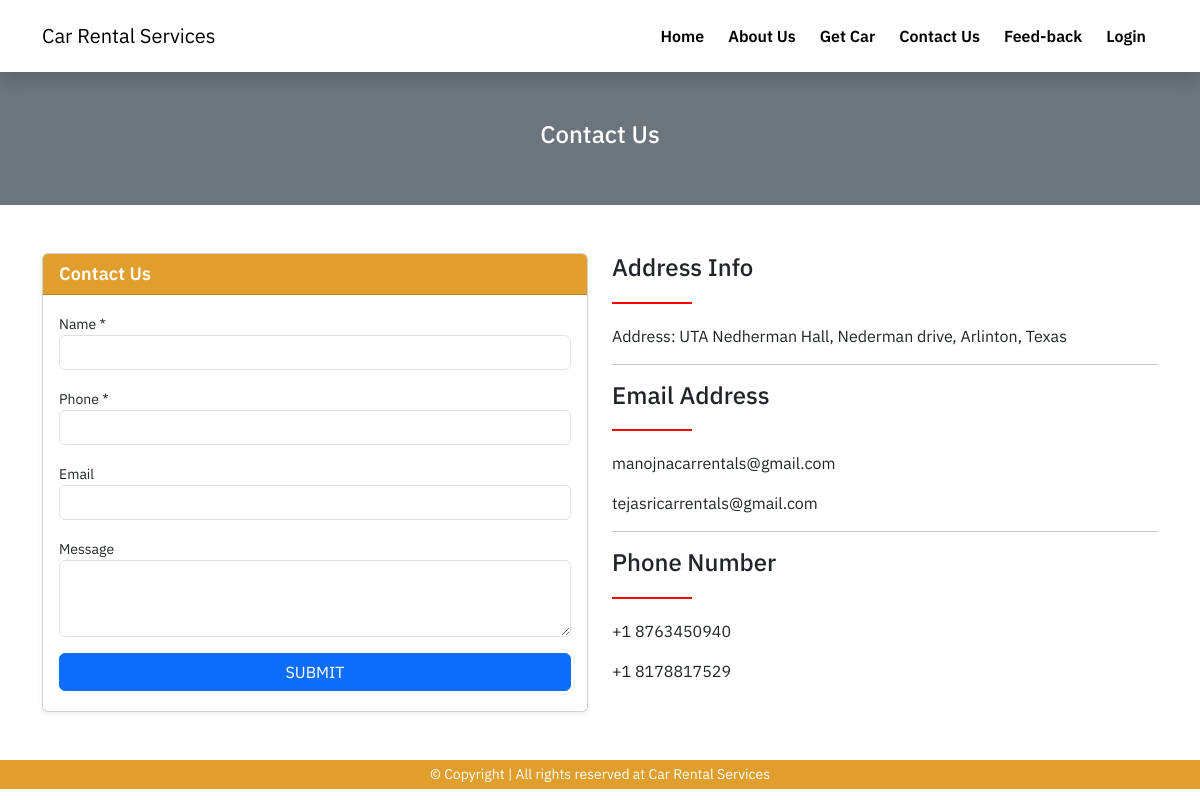
The page /contact-us.php on the database its author committed.
### tables this page shows
CREATE TABLE `web_settings` (
  `id` int(11) UNSIGNED NOT NULL,
  `title` varchar(255) NOT NULL,
  `url` varchar(255) DEFAULT NULL,
  `description` varchar(1000) DEFAULT NULL,
  `logo` varchar(100) DEFAULT NULL,
  `address` varchar(500) DEFAULT NULL,
  `email1` varchar(100) DEFAULT NULL,
  `email2` varchar(100) DEFAULT NULL,
  `phone1` varchar(15) DEFAULT NULL,
  `phone2` varchar(15) DEFAULT NULL
);

### config/function.php (called while the page is built, shortened)
<?php
require 'dbcon.php';
function getById($tableName, $id){
    global $conn;
    $table = mysqli_real_escape_string($conn, $tableName);
    $id = mysqli_real_escape_string($conn, $id);
    $query = "SELECT * FROM $table WHERE id='$id' LIMIT 1";
    $result = mysqli_query($conn, $query);
    if($result){
        if(mysqli_num_rows($result) == 1){
            $row = mysqli_fetch_array($result, MYSQLI_ASSOC);
            $response = [
                'status' => 200,
                'data' => $row
            ];
            return $response;
        }else{
            $response = [
                'status' => 404,
                'message' => 'No Data Found'
            ];
            return $response;
        }
    }else{
        $response = [
            'status' => 500,
            'message' => 'Something Went Wrong!'
        ];
        return $response;
    }
}
function webSetting($string){
    $setting = getById('web_settings',1);
    if($setting['status'] == 200){
        return $setting['data'][$string];
    }
}
?>

### contact-us.php (the view, shortened to what this page needs)
<?php include('includes/header.php'); ?>
<div class="py-5 bg-secondary">
    <div class="container text-center">
        <h4 class="text-white">Contact Us</h4>
    </div>
</div>
<div class="py-5">
    <div class="container">
        <div class="row">
            <div class="col-md-6">
                <div class="card shadow-sm">
                    <div class="card-header bg-web">
                        <h4 class="title1 mb-0 text-white">Contact Us</h4>
                    </div>
                    <div class="card-body">
                        <form action="#" method="POST">
                            <div class="mb-3">
                                <label>Name *</label>
                                <input type="text" name="name" required class="form-control" />
                            </div>
                            <div class="mb-3">
                                <label>Phone *</label>
                                <input type="text" name="phone" required class="form-control" />
                            </div>
                            <div class="mb-3">
                                <label>Email</label>
                                <input type="text" name="email" class="form-control" />
                            </div>
                            <div class="mb-3">
                                <label>  Message</label>
                                <textarea name="comment" class="form-control" rows="3"></textarea>
                            </div>
                            <div class="mb-1">
                                <button type="sumbit" name="enquiryBtn" class="btn btn-primary w-100">SUBMIT</button>
                            </div>
                        </form>
                    </div>
                </div>
            </div>
            <div class="col-md-6">
                <h4>Address Info</h4>
                <div class="underline"></div>
                <p>Address: <?= webSetting('address'); ?></p>
                <hr>
                <h4>Email Address</h4>
                <div class="underline"></div>
                <p><?= webSetting('email1'); ?></p>
                <p><?= webSetting('email2'); ?></p>
                <hr>
                <h4>Phone Number</h4>
                <div class="underline"></div>
                <p><?= webSetting('phone1'); ?></p>
                <p><?= webSetting('phone2') ?? '-'; ?></p>
            </div>
        </div>
    </div>
</div>
<?php include('includes/footer.php'); ?>

### includes/navbar.php (shortened to what this page needs)
<div class="shadow sticky-top">
    <nav class="navbar navbar-expand-lg bg-white">
        <div class="container">
            <a class="navbar-brand" href="index.php">
                <?= webSetting('title'); ?>
            </a>
            <div class="collapse navbar-collapse" id="navbarSupportedContent">
                <ul class="navbar-nav ms-auto mb-2 mb-lg-0">
                    <li class="nav-item">
                        <a class="nav-link active" href="index.php">Home</a>
                    </li>
                    <li class="nav-item">
                        <a class="nav-link" href="about-us.php">About Us</a>
                    </li>
                    <li class="nav-item">
                        <a class="nav-link" href="cars.php">Get Car</a>
                    </li>
                    <li class="nav-item">
                        <a class="nav-link" href="contact-us.php">Contact Us</a>
                    </li>
                    <li class="nav-item">
                        <a class="nav-link" href="feed-back.php">Feed-back</a>
                    </li>
                    <?php
                        if(isset($_SESSION['loggedIn'])){
                            ?>
                            <li class="nav-item dropdown my-auto">
                                <a class="btn border me-2 dropdown-toggle" href="#" role="button" data-bs-toggle="dropdown" aria-expanded="false">
                                    <i class="fa fa-user"></i> <?= $_SESSION['loggedInUser']['name']; ?>
                                </a>
                                <ul class="dropdown-menu">
                                    <li><a class="dropdown-item" href="profile.php">My Profile</a></li>
                                    <li><a class="dropdown-item" href="my-bookings.php">My Bookings</a></li>
                                    <li><a class="dropdown-item" href="logout.php"> <i class="fa fa-sign-out"></i> Logout</a></li>
                                </ul>
                            </li>
                            <?php
                        }
                        else
                        {
                            ?>
                            <li class="nav-item">
                                <a class="nav-link" href="login.php">Login</a>
                            </li>
                            <?php
                        }
                    ?>
                </ul>
            </div>
        </div>
    </nav>
</div>

### includes/footer.php (shortened to what this page needs)
    <div class="py-1 bg-web">
        <div class="container">
            <p class="mb-0 fs-14 text-white text-center">© Copyright | All rights reserved at <?= webSetting('title') ?? 'Car Rental Services'; ?></p>
        </div>
    </div>
</body>
</html>

### assets/css/style.css (style rules this page uses)
html,body { font-family: 'IBM Plex Sans', sans-serif; }
a { text-decoration: none; }
label { font-size: 14px; }
.form-control { font-size: 14px !important; }
.underline { height: 2px; width: 80px; background-color: red; margin-top: 20px; margin-bottom: 20px; }
.fs-14 { font-size: 14px; }
.title1 { font-size: 18px; font-weight: 600; line-height: 1.33; letter-spacing: .16px; color: #1f1f1f; margin-bottom: 0px; }
.nav-link { padding: 16px 12px !important; font-weight: 600; color: #000 !important; }
.card-header { background-color: #e09f2d !important; color: #fff; }
.bg-web { background-color: #e09f2d; }

### rows shown on the page
web_settings: title "Car Rental Services", address "UTA Nedherman Hall, Nederman drive, Arlinton, Texas", email1 "manojnacarrentals@gmail.com", email2 "tejasricarrentals@gmail.com", phone1 "+1 8763450940", phone2 "+1 8178817529"
